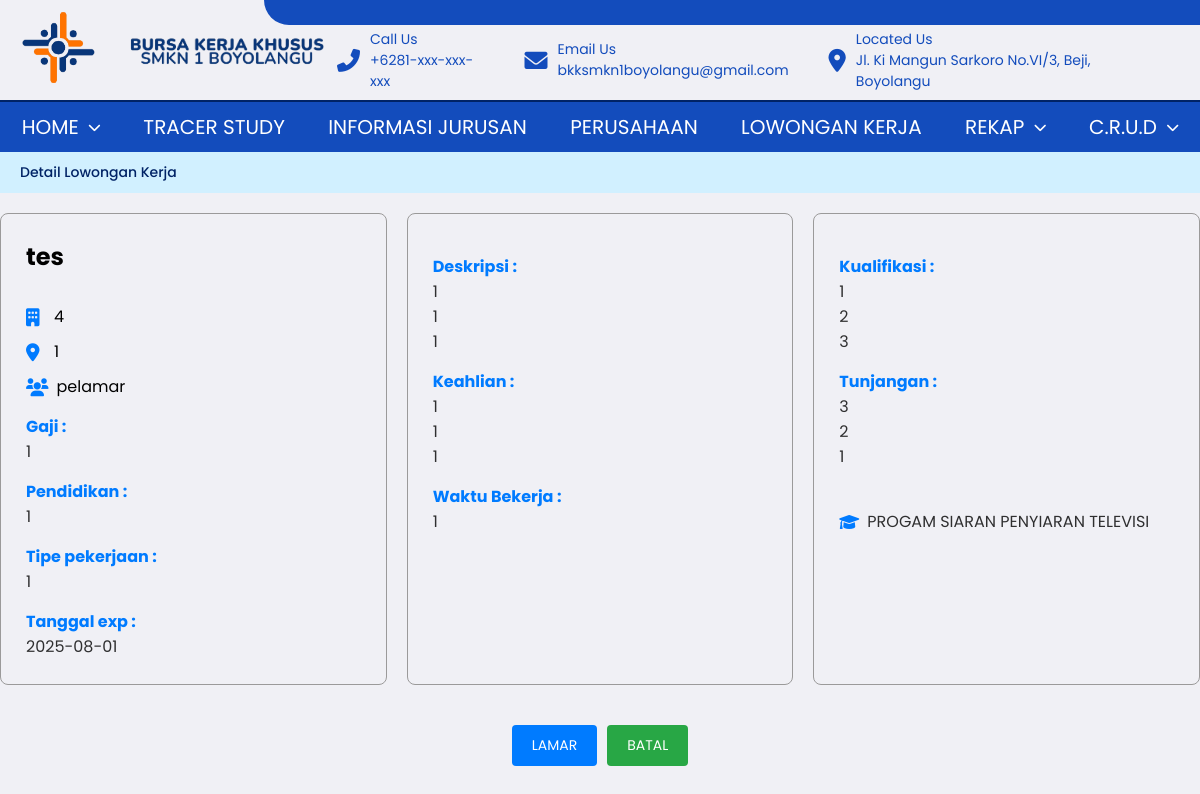
Screenshot of /BKK/Lowker/detail-lowker.php?id=13 (signed in) with the database file from the repository.
### tables this page shows
CREATE TABLE `lowker`  (
  `id_lowker` int NOT NULL AUTO_INCREMENT,
  `id_jurusan` int NOT NULL,
  `judul_lowker` varchar(255) NOT NULL,
  `deskripsi_lowker` text NOT NULL,
  `email` varchar(255) NOT NULL,
  `gaji` varchar(255) NULL DEFAULT NULL,
  `pendidikan` varchar(255) NULL DEFAULT NULL,
  `tipe_pekerjaan` varchar(255) NULL DEFAULT NULL,
  `tgl_ditutup` date NULL DEFAULT NULL,
  `tgl_posting` date NULL DEFAULT NULL,
  `keahlian` text NULL,
  `waktu_bekerja` varchar(255) NULL DEFAULT NULL,
  `kualifikasi` text NULL,
  `tunjangan` text NULL,
  `id_perusahaan` int NULL DEFAULT NULL,
  `lokasi` varchar(255) NULL DEFAULT NULL,
  `jumlah_pelamar` int NULL DEFAULT NULL,
  PRIMARY KEY (`id_lowker`, `id_jurusan`) USING BTREE,
  INDEX `id_perusahaan`(`id_perusahaan` ASC) USING BTREE,
  INDEX `kategori_jurusan`(`id_jurusan` ASC) USING BTREE,
  INDEX `id_lowker`(`id_lowker` ASC) USING BTREE,
  CONSTRAINT `kategori_jurusan` FOREIGN KEY (`id_jurusan`) REFERENCES `jurusan` (`id_jurusan`) ON DELETE RESTRICT ON UPDATE RESTRICT,
  CONSTRAINT `lowker_ibfk_1` FOREIGN KEY (`id_perusahaan`) REFERENCES `perusahaan` (`id_perusahaan`) ON DELETE RESTRICT ON UPDATE RESTRICT
);

CREATE TABLE `jurusan`  (
  `id_jurusan` int NOT NULL AUTO_INCREMENT,
  `jurusan` varchar(100) NULL DEFAULT NULL,
  PRIMARY KEY (`id_jurusan`) USING BTREE
);

### BKK/config/helpers.php (called while the page is built, shortened)
<?php
function is_logged_in() {
    return isset($_SESSION['user_id']);
}
function is_admin() {
    return is_logged_in() && ($_SESSION['role'] ?? '') === 'admin';
}
function is_alumni() {
    return is_logged_in() && ($_SESSION['role'] ?? '') === 'alumni';
}
?>

### BKK/Lowker/detail-lowker.php (the view, shortened to what this page needs)
<?php
require_once __DIR__ . '/../config/helpers.php';
$id = (int) $_GET['id'];
$query = $koneksi->prepare("
    SELECT lowker.*, perusahaan.nama AS nama_perusahaan, perusahaan.alamat, perusahaan.kota,
           jurusan.jurusan AS nama_jurusan
    FROM lowker
    JOIN perusahaan ON lowker.id_perusahaan = perusahaan.id_perusahaan
    JOIN jurusan ON lowker.id_jurusan = jurusan.id_jurusan
    WHERE lowker.id_lowker = ?
");
$query->bind_param("i", $id);
$query->execute();
$result = $query->get_result();
$data = $result->fetch_assoc();
?>
<!DOCTYPE html>
<html lang="en">
<head>
    <link rel="stylesheet" href="../navbar/navbar.css?v=<?php echo time(); ?>">
    <link rel="stylesheet" href="detail-lowker.css?v=<?php echo time(); ?>">
    <link href="https://cdnjs.cloudflare.com/ajax/libs/font-awesome/6.0.0-beta3/css/all.min.css" rel="stylesheet">
</head>
<body>
    <?php include '../navbar/header.php' ?>
    <div class="container">
        <?php
        if (!is_logged_in()) {
            include '../navbar/guest.php';
        } elseif (is_alumni()) {
            include '../navbar/alumni.php';
        } elseif (is_admin()) {
            include '../navbar/admin.php';
        }
        ?>
        <div class="header-bar">
            <a href="#">Detail Lowongan Kerja</a>
        </div>
        <main>
            <section class="detail-lowongan">
                <div class="container-detail">
                    <div class="kotak-satu">
                        <h2><?= htmlspecialchars($data['judul_lowker']) ?></h2>
                        <div class="rincian">
                            <ul>
                                <li><i class="fa-solid fa-building"></i><?= htmlspecialchars($data['id_perusahaan']) ?></li>
                                <li><i class="fa-solid fa-location-dot"></i><?= htmlspecialchars($data['lokasi']) ?></li>
                                <li><i class="fa-solid fa-users"></i><?= htmlspecialchars($data['jumlah_pelamar']) ?> pelamar</li>
                            </ul>
                        </div>
                        <div class="form-input">
                            <h4>Gaji :</h4>
                            <p><?= htmlspecialchars($data['gaji']) ?></p>
                        </div>
                        <div class="form-input">
                            <h4>Pendidikan :</h4>
                            <p><?= htmlspecialchars($data['pendidikan']) ?></p>
                        </div>
                        <div class="form-input">
                            <h4>Tipe pekerjaan :</h4>
                            <p><?= htmlspecialchars($data['tipe_pekerjaan']) ?></p>
                        </div>
                        <div class="form-input">
                            <h4>Tanggal exp : </h4>
                            <p><?= htmlspecialchars($data['tgl_ditutup']) ?></p>
                        </div>
                    </div>
                    <div class="kotak-dua">
                        <div class="detail-content">
                            <div class="form-input">
                                <h4>Deskripsi : </h4>
                                <p><?= nl2br(htmlspecialchars($data['deskripsi_lowker'])) ?></p>
                            </div>
                            <div class="form-input">
                                <h4>Keahlian : </h4>
                                <p><?= nl2br(htmlspecialchars($data['keahlian'])) ?></p>
                            </div>
                            <div class="form-input">
                                <h4>Waktu Bekerja :</h4>
                                <p><?= htmlspecialchars($data['waktu_bekerja']) ?></p>
                            </div>
                        </div>
                    </div>
                        <div class="kotak-tiga">
                            <div class="form-input">
                                <h4>Kualifikasi :</h4>
                                <p><?= nl2br(htmlspecialchars($data['kualifikasi'])) ?></p>
                            </div>
                            <div class="form-input">
                                <h4>Tunjangan :</h4>
                                <p><?= nl2br(htmlspecialchars($data['tunjangan'])) ?></p>
                            </div>
                            <div class="form-input" id="jurusan">
                                <i class="fa-solid fa-graduation-cap"></i>
                                <p><?= htmlspecialchars($data['nama_jurusan']); ?></p>
                            </div>
                        </div>
                    <div class="actions">
                        <a href="persyaratan.php?id=<?= $data['id_lowker'] ?>" class="save-btn">LAMAR</a>
                        <a href="loker.php" class="apply-btn">BATAL</a>
                    </div>
                </div>
            </section>
        </main>

### BKK/Lowker/detail-lowker.css (style rules this page uses)
* { margin: 0; padding: 0; box-sizing: border-box; font-family: 'Poppins', sans-serif; }
body { background-color: #f0f0f5; font-size: 16px; }
.container { min-height: 100vh; }
.header-bar { background-color: #d1f0ff; padding: 10px 20px; text-align: left; font-size: 14px; font-weight: 500; }
.header-bar a { color: #002366; text-decoration: none; margin-right: 40px; }
.container-detail { display: flex; justify-content: center; flex-direction: row; flex-wrap: wrap; margin: 20px auto; gap: 20px; max-width: 1200px; }
.container-detail h4 { color: #007bff; }
.detail-lowongan { width: 100%; }
.kotak-satu, .kotak-dua, .kotak-tiga { border: 1px solid #9b9a9a; border-radius: 8px; padding: 25px; box-sizing: border-box; }
.kotak-satu p, .kotak-dua p, .kotak-tiga p { color: #000; opacity: 0.8; }
.kotak-satu { flex: 1; width: 10px; }
.rincian { margin-top: 30px; }
.rincian ul li i { margin-right: 8px; color: #007bff; }
.rincian li { display: flex; align-items: center; margin-bottom: 10px; }
.rincian li i { color: #444; font-size: 18px; min-width: 20px; }
.form-input { margin-top: 15px; }
.kotak-dua { flex: 1; min-width: 120px; max-width: 48%; }
.kotak-tiga { flex: 1; min-width: 120px; max-width: 48%; }
.kotak-tiga #jurusan { display: flex; align-items: center; margin-top: 40px; }
.kotak-tiga i { margin-right: 8px; color: #007bff; }
.actions { display: flex; justify-content: center; gap: 10px; margin-top: 20px; width: 100%; }
.actions a { display: flex; align-items: center; justify-content: center; text-decoration: none; padding: 10px 20px; font-size: 14px; color: #fff; border-radius: 4px; cursor: pointer; transition: opacity 0.3s; }
.save-btn { background-color: #007bff; }
.apply-btn { background-color: #28a745; }

### rows the page displays
lowker: judul_lowker "tes", id_perusahaan "4", lokasi "1", gaji "1", pendidikan "1", tipe_pekerjaan "1", tgl_ditutup "2025-08-01", deskripsi_lowker "1 1 1", keahlian "1 1 1", waktu_bekerja "1", kualifikasi "1 2 3", tunjangan "3 2 1", id_jurusan.jurusan "PROGAM SIARAN PENYIARAN TELEVISI"
